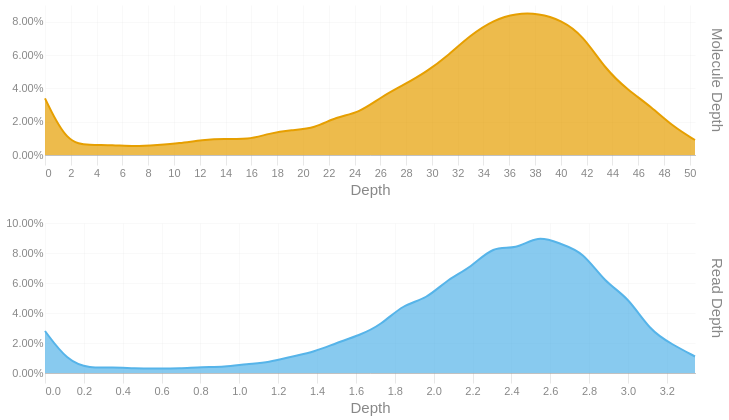

Source (notebook cell):
### Code cell
readdep = depth_hist(tb['Read Depth'], q99, 3)
readdep = readdep.with_columns(pl.lit('Read Depth').alias('Metric'))
if not SKIPLR:
    moldep = depth_hist(tb['Molecule Depth'], mol_q99, 1)
    moldep = moldep.with_columns(pl.lit('Molecule Depth').alias('Metric'))
    _hist = pl.concat([readdep, moldep])
    _hist = _hist.filter(pl.col('Proportion') != 0)
    with SafeRender(_hist):
        (
            alt.Chart(_hist)        
            .mark_area(interpolate = "basis")
            .encode(
                x=alt.X('Bin:Q').scale(domainMin=0).axis(alt.Axis(title='Depth')),
                y = alt.Y('Proportion:Q', title = None).axis(format = '.2%'),
                color = alt.Color('Metric:N').legend(None),
                row = alt.Row("Metric:N").header(title = None, labelOrient = 'right'),
                tooltip = [
                    alt.Tooltip("Metric:N", title = "Metric"),
                    alt.Tooltip('Interval:N', title = "Depth Interval"),
                    alt.Tooltip('Proportion:Q', title = "% Alignments").format('.2%')
                ]
            )
            .resolve_scale(x='independent', y='independent')
            .properties(
                height = 150, width = 650,
                usermeta={'embedOptions': {'downloadFileName': f'{samplename}.depth.hist'}}
            )
        ).display()
else:
    readdep = readdep.filter(pl.col('Proportion') != 0)
    with SafeRender(readdep):
        (
            alt.Chart(readdep)        
            .mark_area(interpolate = "basis")
            .encode(
                x=alt.X('Bin:Q').scale(domainMin=0).axis(alt.Axis(title='Depth')),
                y = alt.Y('Proportion:Q', title = None).axis(format = '.2%'),
                tooltip = [
                    alt.Tooltip('Interval:N', title = "Depth Interval"),
                    alt.Tooltip('Proportion:Q', title = "% Alignments").format('.2%')
                ]
            )
            .properties(
                usermeta={'embedOptions': {'downloadFileName': f'{samplename}.depth.hist'}}
            )
        ).display()

### Figure 1 — Vega-Lite specification as saved in the notebook (floating-point values rounded to 4 significant figures)
{"width": 650, "height": 150, "config": {"title": {"anchor": "start", "dy": -15, "fontSize": 18, "color": "#888888", "subtitleColor": "#888888", "subtitleFontSize": 14}, "arc": {"fill": "#0072B2"}, "axis": {"domainColor": "#888888", "domainWidth": 0.5, "gridWidth": 0.2, "grid": false, "titleFontWeight": 400, "titleFontSize": 15, "labelFontSize": 11, "labelColor": "#888888", "tickColor": "#888888", "tickWidth": 0.2, "titleColor": "#888888"}, "axisBand": {"grid": false}, "axisX": {"grid": true, "tickSize": 10, "domainCap": "round"}, "axisY": {"domain": false, "grid": true, "tickSize": 0, "domainCap": "round"}, "background": "transparent", "header": {"labelFontSize": 15, "labelColor": "#888888", "titleFontSize": 15, "titleFontWeight": 600, "titleColor": "#888888"}, "legend": {"labelFont": "sans-serif", "labelFontSize": 12, "labelColor": "#888888", "symbolSize": 100, "symbolType": "circle", "titleFontSize": 12, "titlePadding": 10, "titleColor": "#888888", "title": null}, "range": {"category": ["#E69F00", "#56B4E9", "#009E73", "#F0E442", "#0072B2", "#D55E00", "#CC79A7", "#000000"], "diverging": ["#cfe8f3", "#a2d4ec", "#73bfe2", "#46abdb", "#1696d2", "#12719e"]}, "area": {"fill": "#0072B2", "fillOpacity": 0.7, "line": true, "strokeOpacity": 0.7}, "line": {"color": "#0072B2", "stroke": "#0072B2", "strokeWidth": 2}, "trail": {"color": "#0072B2", "stroke": "#0072B2", "strokeWidth": 0, "size": 1}, "point": {"filled": true, "fillOpacity": 1.0, "size": 95}, "text": {"color": "#888888", "fontSize": 11, "align": "right", "fontWeight": 400, "size": 11}, "bar": {"fill": "#0072B2", "stroke": null}, "view": {"stroke": null, "continuousWidth": 660, "continuousHeight": 400}}, "data": {"name": "data-32b6cc58648dcde8ea19ba0e3a3abb0b"}, "mark": {"type": "area", "interpolate": "basis"}, "encoding": {"color": {"field": "Metric", "legend": null, "type": "nominal"}, "row": {"field": "Metric", "header": {"title": null, "labelOrient": "right"}, "type": "nominal"}, "tooltip": [{"field": "Metric", "title": "Metric", "type": "nominal"}, {"field": "Interval", "title": "Depth Interval", "type": "nominal"}, {"field": "Proportion", "format": ".2%", "title": "% Alignments", "type": "quantitative"}], "x": {"axis": {"title": "Depth"}, "field": "Bin", "scale": {"domainMin": 0}, "type": "quantitative"}, "y": {"axis": {"format": ".2%"}, "field": "Proportion", "title": null, "type": "quantitative"}}, "resolve": {"scale": {"x": "independent", "y": "independent"}}, "usermeta": {"embedOptions": {"downloadFileName": "S6_LaHave_3605.depth.hist"}}, "$schema": "https://vega.github.io/schema/vega-lite/v6.1.0.json", "datasets": {"data-32b6cc58648dcde8ea19ba0e3a3abb0b": [{"Bin": 0.0, "Interval": "0.0-0.115", "Proportion": 0.028, "Metric": "Read Depth"}, {"Bin": 0.115, "Interval": "0.115-0.231", "Proportion": 0.008, "Metric": "Read Depth"}, {"Bin": 0.231, "Interval": "0.231-0.346", "Proportion": 0.003, "Metric": "Read Depth"}, {"Bin": 0.346, "Interval": "0.346-0.461", "Proportion": 0.004, "Metric": "Read Depth"}, {"Bin": 0.461, "Interval": "0.461-0.577", "Proportion": 0.003, "Metric": "Read Depth"}, {"Bin": 0.577, "Interval": "0.577-0.692", "Proportion": 0.003, "Metric": "Read Depth"}, {"Bin": 0.692, "Interval": "0.692-0.807", "Proportion": 0.003, "Metric": "Read Depth"}, {"Bin": 0.807, "Interval": "0.807-0.923", "Proportion": 0.004, "Metric": "Read Depth"}, {"Bin": 0.923, "Interval": "0.923-1.038", "Proportion": 0.004, "Metric": "Read Depth"}, {"Bin": 1.038, "Interval": "1.038-1.153", "Proportion": 0.006, "Metric": "Read Depth"}, {"Bin": 1.153, "Interval": "1.153-1.269", "Proportion": 0.007, "Metric": "Read Depth"}, {"Bin": 1.269, "Interval": "1.269-1.384", "Proportion": 0.011, "Metric": "Read Depth"}, {"Bin": 1.384, "Interval": "1.384-1.499", "Proportion": 0.014, "Metric": "Read Depth"}, {"Bin": 1.499, "Interval": "1.499-1.615", "Proportion": 0.02, "Metric": "Read Depth"}, {"Bin": 1.615, "Interval": "1.615-1.73", "Proportion": 0.025, "Metric": "Read Depth"}, {"Bin": 1.73, "Interval": "1.73-1.845", "Proportion": 0.032, "Metric": "Read Depth"}, {"Bin": 1.845, "Interval": "1.845-1.961", "Proportion": 0.046, "Metric": "Read Depth"}, {"Bin": 1.961, "Interval": "1.961-2.076", "Proportion": 0.049, "Metric": "Read Depth"}, {"Bin": 2.076, "Interval": "2.076-2.191", "Proportion": 0.063, "Metric": "Read Depth"}, {"Bin": 2.191, "Interval": "2.191-2.307", "Proportion": 0.07, "Metric": "Read Depth"}, {"Bin": 2.307, "Interval": "2.307-2.422", "Proportion": 0.085, "Metric": "Read Depth"}, {"Bin": 2.422, "Interval": "2.422-2.537", "Proportion": 0.082, "Metric": "Read Depth"}, {"Bin": 2.537, "Interval": "2.537-2.653", "Proportion": 0.092, "Metric": "Read Depth"}, {"Bin": 2.653, "Interval": "2.653-2.768", "Proportion": 0.086, "Metric": "Read Depth"}, {"Bin": 2.768, "Interval": "2.768-2.883", "Proportion": 0.081, "Metric": "Read Depth"}, {"Bin": 2.883, "Interval": "2.883-2.999", "Proportion": 0.06, "Metric": "Read Depth"}, {"Bin": 2.999, "Interval": "2.999-3.114", "Proportion": 0.051, "Metric": "Read Depth"}, {"Bin": 3.114, "Interval": "3.114-3.229", "Proportion": 0.028, "Metric": "Read Depth"}, {"Bin": 3.229, "Interval": "3.229-3.345", "Proportion": 0.019, "Metric": "Read Depth"}, {"Bin": 3.345, "Interval": "3.345-3.46", "Proportion": 0.011, "Metric": "Read Depth"}, {"Bin": 0.0, "Interval": "0.0-1.7", "Proportion": 0.034, "Metric": "Molecule Depth"}, {"Bin": 1.7, "Interval": "1.7-3.5", "Proportion": 0.007, "Metric": "Molecule Depth"}, {"Bin": 3.5, "Interval": "3.5-5.2", "Proportion": 0.006, "Metric": "Molecule Depth"}, {"Bin": 5.2, "Interval": "5.2-7.0", "Proportion": 0.006, "Metric": "Molecule Depth"}, {"Bin": 7.0, "Interval": "7.0-8.7", "Proportion": 0.005, "Metric": "Molecule Depth"}, {"Bin": 8.7, "Interval": "8.7-10.4", "Proportion": 0.006, "Metric": "Molecule Depth"}, {"Bin": 10.4, "Interval": "10.4-12.2", "Proportion": 0.007, "Metric": "Molecule Depth"}, {"Bin": 12.2, "Interval": "12.2-13.9", "Proportion": 0.009, "Metric": "Molecule Depth"}, {"Bin": 13.9, "Interval": "13.9-15.7", "Proportion": 0.01, "Metric": "Molecule Depth"}, {"Bin": 15.7, "Interval": "15.7-17.4", "Proportion": 0.009, "Metric": "Molecule Depth"}, {"Bin": 17.4, "Interval": "17.4-19.1", "Proportion": 0.013, "Metric": "Molecule Depth"}, {"Bin": 19.1, "Interval": "19.1-20.9", "Proportion": 0.015, "Metric": "Molecule Depth"}, {"Bin": 20.9, "Interval": "20.9-22.6", "Proportion": 0.016, "Metric": "Molecule Depth"}, {"Bin": 22.6, "Interval": "22.6-24.3", "Proportion": 0.023, "Metric": "Molecule Depth"}, {"Bin": 24.3, "Interval": "24.3-26.1", "Proportion": 0.025, "Metric": "Molecule Depth"}, {"Bin": 26.1, "Interval": "26.1-27.8", "Proportion": 0.035, "Metric": "Molecule Depth"}, {"Bin": 27.8, "Interval": "27.8-29.6", "Proportion": 0.042, "Metric": "Molecule Depth"}, {"Bin": 29.6, "Interval": "29.6-31.3", "Proportion": 0.05, "Metric": "Molecule Depth"}, {"Bin": 31.3, "Interval": "31.3-33.0", "Proportion": 0.06, "Metric": "Molecule Depth"}, {"Bin": 33.0, "Interval": "33.0-34.8", "Proportion": 0.072, "Metric": "Molecule Depth"}, {"Bin": 34.8, "Interval": "34.8-36.5", "Proportion": 0.081, "Metric": "Molecule Depth"}, {"Bin": 36.5, "Interval": "36.5-38.3", "Proportion": 0.085, "Metric": "Molecule Depth"}, {"Bin": 38.3, "Interval": "38.3-40.0", "Proportion": 0.085, "Metric": "Molecule Depth"}, {"Bin": 40.0, "Interval": "40.0-41.7", "Proportion": 0.081, "Metric": "Molecule Depth"}, {"Bin": 41.7, "Interval": "41.7-43.5", "Proportion": 0.072, "Metric": "Molecule Depth"}, {"Bin": 43.5, "Interval": "43.5-45.2", "Proportion": 0.051, "Metric": "Molecule Depth"}, {"Bin": 45.2, "Interval": "45.2-47.0", "Proportion": 0.039, "Metric": "Molecule Depth"}, {"Bin": 47.0, "Interval": "47.0-48.7", "Proportion": 0.029, "Metric": "Molecule Depth"}, {"Bin": 48.7, "Interval": "48.7-50.4", "Proportion": 0.017, "Metric": "Molecule Depth"}, {"Bin": 50.4, "Interval": "50.4-52.17", "Proportion": 0.009, "Metric": "Molecule Depth"}]}}
